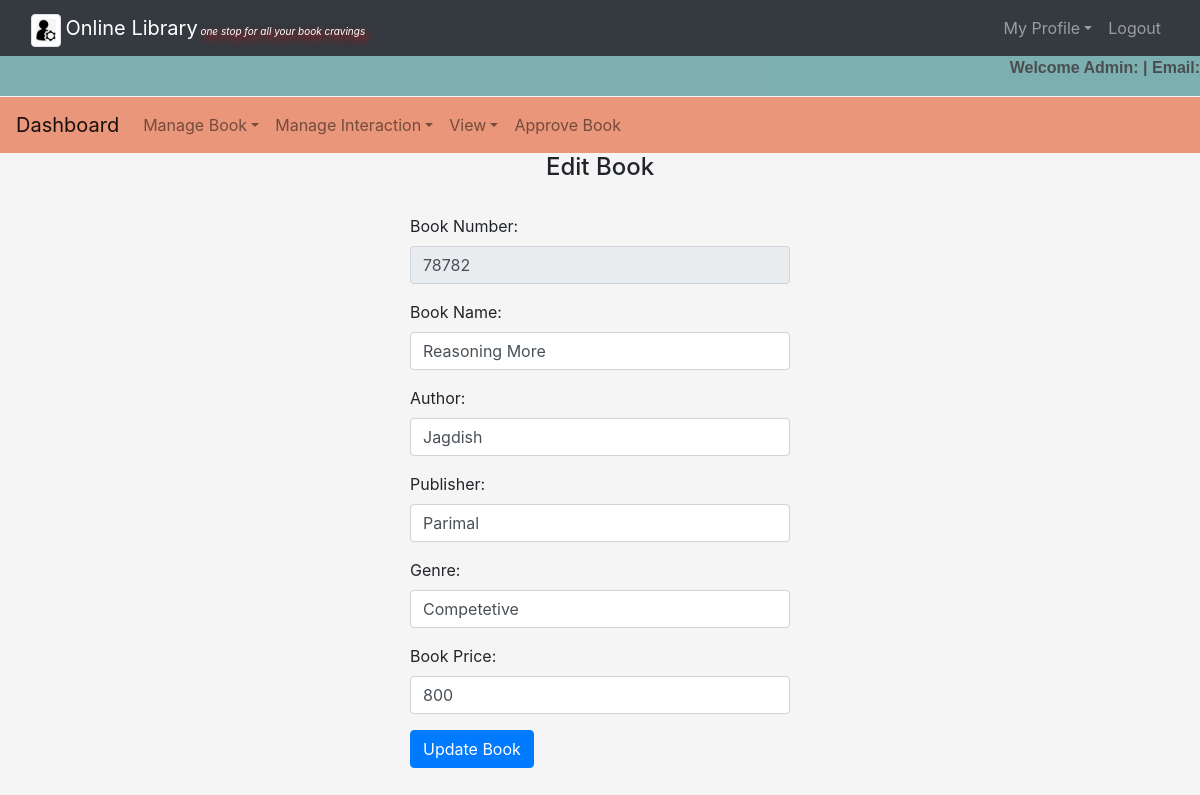
Screenshot of /admin/bookedit.php?bn=78782 with the database file from the repository.
### tables this page shows
CREATE TABLE `book` (
  `Id` int(20) NOT NULL,
  `bno` int(50) NOT NULL,
  `name` varchar(50) NOT NULL,
  `author` varchar(30) NOT NULL,
  `publisher` varchar(30) NOT NULL,
  `genre` varchar(20) NOT NULL,
  `price` decimal(20,0) NOT NULL
);

### admin/bookedit.php (the view, shortened to what this page needs)
<?php
	require('common.php');
	$connection = mysqli_connect("localhost:3060","root","");
	$book_name = "";
	$book_no = "";
	$author = "";
	$publisher = "";
    $genre = "";
	$price = "";
	$query = "select * from book where bno = $_GET[bn]";
	$query_run = mysqli_query($connection,$query);
	while ($row = mysqli_fetch_assoc($query_run)){
		$book_name = $row['name'];
		$book_no = $row['bno'];
		$author = $row['author'];
        $publisher = $row['publisher'];
		$genre = $row['genre'];
		$price = $row['price'];
	}
?>
<!DOCTYPE html>
<html>
    <body>
<center><h4>Edit Book</h4><br></center>
		<div class="row">
			<div class="col-md-4"></div>
			<div class="col-md-4">
				<form action="" method="post">
					<div class="form-group">
						<label for="mobile">Book Number:</label>
						<input type="text" name="book_no" value="<?php echo $book_no;?>" class="form-control" disabled required>
					</div>
					<div class="form-group">
						<label for="email">Book Name:</label>
						<input type="text" name="book_name" value="<?php echo $book_name;?>" class="form-control" required>
					</div>
					<div class="form-group">
						<label for="mobile">Author:</label>
						<input type="text" name="author" value="<?php echo $author;?>" class="form-control" required>
					</div>
					<div class="form-group">
						<label for="mobile">Publisher:</label>
						<input type="text" name="publisher" value="<?php echo $publisher;?>" class="form-control" required>
					</div>
					<div class="form-group">
						<label for="mobile">Genre:</label>
						<input type="text" name="genre" value="<?php echo $genre;?>" class="form-control" required>
					</div>
                    <div class="form-group">
						<label for="mobile">Book Price:</label>
						<input type="text" name="price" value="<?php echo $price;?>" class="form-control" required>
					</div>
					<button type="submit" name="update" class="btn btn-primary">Update Book</button>
				</form>
			</div>
			<div class="col-md-4"></div>
		</div>
</body>
</html>

### admin/style1.css (style rules this page uses)
body { background-color: whitesmoke; }

### rows the page displays
book: book_no "78782", book_name "Reasoning More", author "Jagdish", publisher "Parimal", genre "Competetive", price "800"
